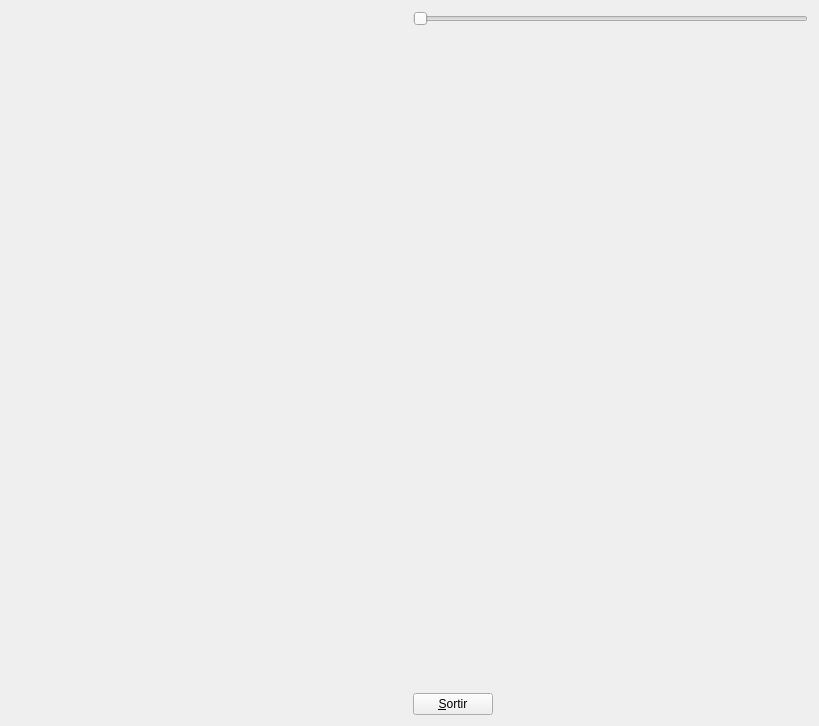
<?xml version="1.0" encoding="UTF-8"?>
<ui version="4.0">
 <class>MyForm</class>
 <widget class="QWidget" name="MyForm">
  <property name="geometry">
   <rect>
    <x>0</x>
    <y>0</y>
    <width>819</width>
    <height>726</height>
   </rect>
  </property>
  <property name="windowTitle">
   <string>Form</string>
  </property>
  <layout class="QHBoxLayout" name="horizontalLayout">
   <item>
    <widget class="MyGLWidget" name="widget" native="true">
     <property name="sizePolicy">
      <sizepolicy hsizetype="Expanding" vsizetype="Expanding">
       <horstretch>0</horstretch>
       <verstretch>0</verstretch>
      </sizepolicy>
     </property>
     <zorder>horizontalSlider</zorder>
    </widget>
   </item>
   <item>
    <layout class="QVBoxLayout" name="verticalLayout">
     <item>
      <widget class="QSlider" name="horizontalSlider">
       <property name="orientation">
        <enum>Qt::Horizontal</enum>
       </property>
      </widget>
     </item>
     <item>
      <spacer name="verticalSpacer">
       <property name="orientation">
        <enum>Qt::Vertical</enum>
       </property>
       <property name="sizeHint" stdset="0">
        <size>
         <width>20</width>
         <height>40</height>
        </size>
       </property>
      </spacer>
     </item>
     <item>
      <widget class="QPushButton" name="pushButton">
       <property name="sizePolicy">
        <sizepolicy hsizetype="Fixed" vsizetype="Fixed">
         <horstretch>0</horstretch>
         <verstretch>0</verstretch>
        </sizepolicy>
       </property>
       <property name="text">
        <string>&amp;Sortir</string>
       </property>
      </widget>
     </item>
    </layout>
   </item>
  </layout>
 </widget>
 <customwidgets>
  <customwidget>
   <class>MyGLWidget</class>
   <extends>QWidget</extends>
   <header>MyGLWidget.h</header>
   <container>1</container>
   <slots>
    <signal>zoom(int)</signal>
    <slot>zooms(int)</slot>
   </slots>
  </customwidget>
 </customwidgets>
 <resources/>
 <connections>
  <connection>
   <sender>pushButton</sender>
   <signal>clicked()</signal>
   <receiver>MyForm</receiver>
   <slot>close()</slot>
   <hints>
    <hint type="sourcelabel">
     <x>493</x>
     <y>715</y>
    </hint>
    <hint type="destinationlabel">
     <x>839</x>
     <y>529</y>
    </hint>
   </hints>
  </connection>
  <connection>
   <sender>horizontalSlider</sender>
   <signal>valueChanged(int)</signal>
   <receiver>widget</receiver>
   <slot>zooms(int)</slot>
   <hints>
    <hint type="sourcelabel">
     <x>502</x>
     <y>19</y>
    </hint>
    <hint type="destinationlabel">
     <x>370</x>
     <y>72</y>
    </hint>
   </hints>
  </connection>
 </connections>
</ui>
